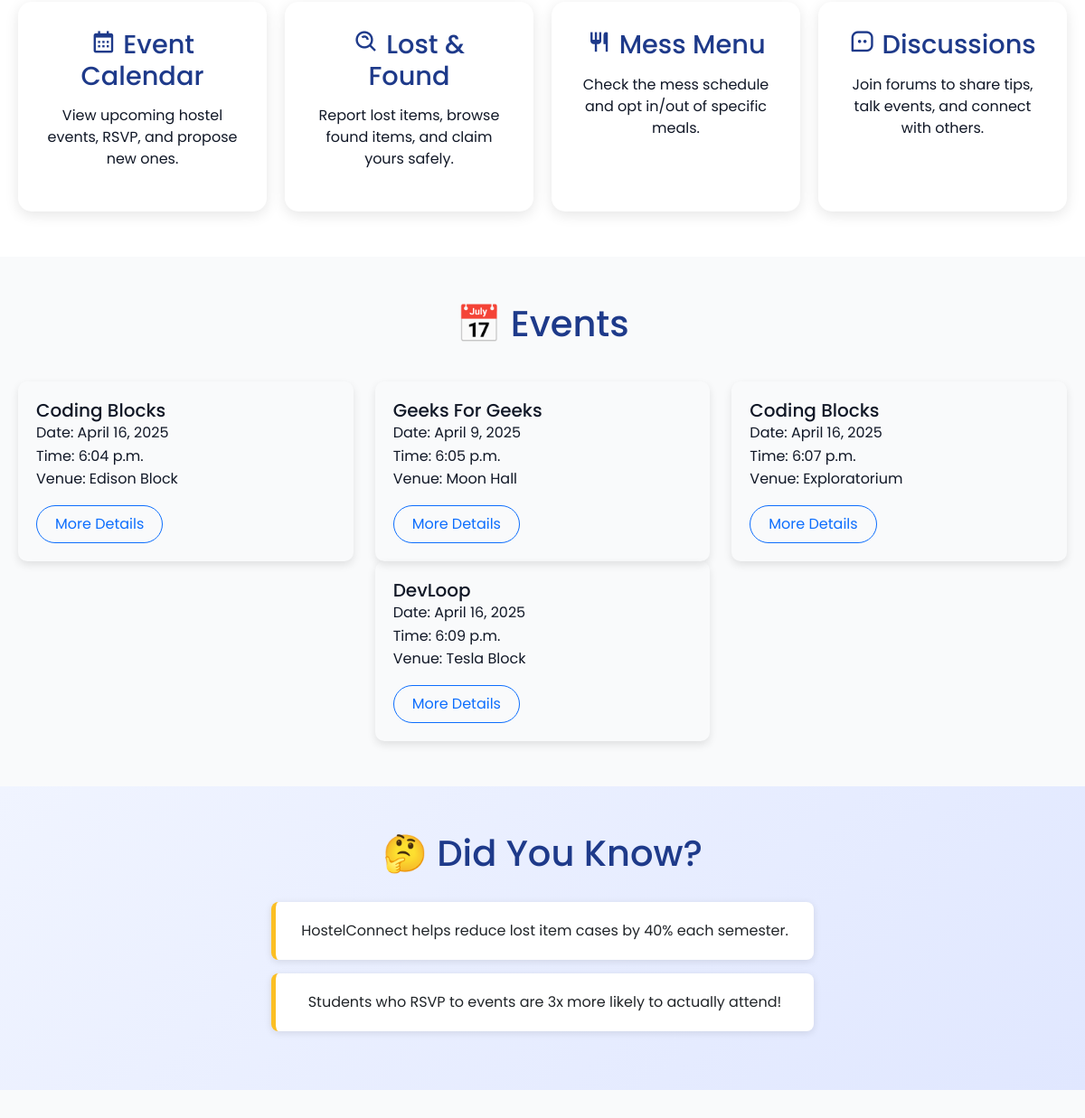
Before: /app2/ (middle part) with the older database file.
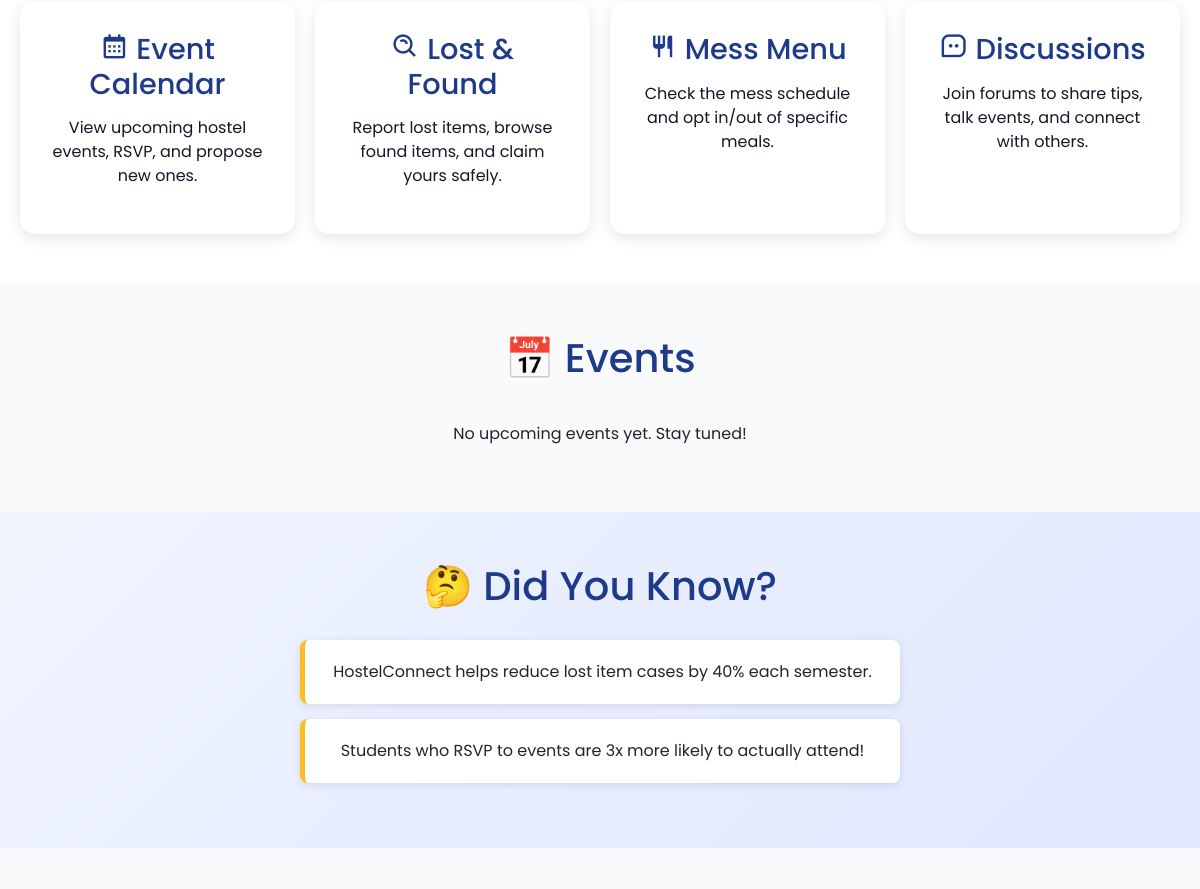
After: the same page with the newer database file.
### app2/models.py (models this page shows, shortened)
class Form(models.Model):
    name = models.CharField(max_length=255)
    date = models.DateField()
    time = models.TimeField()
    venue = models.CharField(max_length=255)
    description = models.TextField(help_text="Event description", blank=True, null=True)
    organizer = models.CharField(max_length=255)

### app2/views.py (the view)
# urls.py: path('', views.app2index, name='app2index'),
def app2index(request):
    show = Form.objects.all()
    return render(request, 'index.html', {'show': show})

### app2/templates/index.html (shortened to what this page needs)
{% extends 'base.html' %}
{% block content %}
<link href="https://cdn.jsdelivr.net/npm/bootstrap@5.3.3/dist/css/bootstrap.min.css" rel="stylesheet">
<link href='https://unpkg.com/boxicons@2.1.4/css/boxicons.min.css' rel='stylesheet'>
  <link rel="stylesheet" href="https://cdnjs.cloudflare.com/ajax/libs/font-awesome/6.4.0/css/all.min.css">
<div class="container-custom" id="features">
  <div class="card-custom fade-in">
    <h2><i class='bx bx-calendar'></i> Event Calendar</h2>
    <p>View upcoming hostel events, RSVP, and propose new ones.</p>
  </div>
  <div class="card-custom fade-in">
    <h2><i class='bx bx-search-alt'></i> Lost & Found</h2>
    <p>Report lost items, browse found items, and claim yours safely.</p>
  </div>
  <div class="card-custom fade-in">
    <h2><i class='bx bx-restaurant'></i> Mess Menu</h2>
    <p>Check the mess schedule and opt in/out of specific meals.</p>
  </div>
  <div class="card-custom fade-in">
    <h2><i class='bx bx-message-square-dots'></i> Discussions</h2>
    <p>Join forums to share tips, talk events, and connect with others.</p>
  </div>
</div>
<section class="events-section">
  <h2 class="fade-in">📅 Events</h2>
  <div class="row justify-content-center">
    {% if show %}
      {% for event in show %}
        <div class="col-md-4">
          <div class="event-card fade-in">
            <div class="card-body">
              <h5 class="card-title">{{ event.organizer }}</h5>
              <p class="card-text">
                Date: {{ event.date }}<br>
                Time: {{ event.time }}<br>
                Venue: {{ event.venue }}
              </p>
              <a href="{% url 'events' %}" class="btn btn-outline-primary">More Details</a>
            </div>
          </div>
        </div>
      {% endfor %}
    {% else %}
      <p class="text-center fade-in">No upcoming events yet. Stay tuned!</p>
    {% endif %}
  </div>
</section>
<section class="did-you-know">
  <h2 class="fade-in">🤔 Did You Know?</h2>
  <div class="fun-fact">HostelConnect helps reduce lost item cases by 40% each semester.</div>
  <div class="fun-fact">Students who RSVP to events are 3x more likely to actually attend!</div>
</section>
<section class="testimonials">
</section>
{% endblock %}

Changed rows visible on the page:
removed Form: organizer "Coding Blocks", date "April 16, 2025", time "6:04 p.m.", venue "Edison Block"
removed Form: organizer "Geeks For Geeks", date "April 9, 2025", time "6:05 p.m.", venue "Moon Hall"
removed Form: organizer "Coding Blocks", date "April 16, 2025", time "6:07 p.m.", venue "Exploratorium"
removed Form: organizer "DevLoop", date "April 16, 2025", time "6:09 p.m.", venue "Tesla Block"
Other visible differences:
text now shown: "No upcoming events yet. Stay tuned!"
